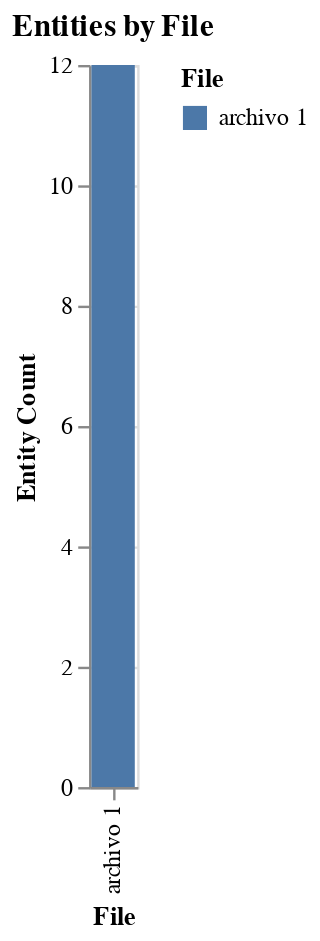

The notebook cell this image was saved under:
### Markdown cell above
### Entidades por archivo

### Code cell
# Group and count entities by file
file_entity_counts = df.groupby('archivo_origen')['text'].count().reset_index()
file_entity_counts.columns = ['archivo_origen', 'entity_count']

# Create a bar chart
chart = alt.Chart(file_entity_counts).mark_bar().encode(
    x=alt.X('archivo_origen:N', title='File'),
    y=alt.Y('entity_count:Q', title='Entity Count'),
    color=alt.Color('archivo_origen:N', title='File'),
    tooltip=['archivo_origen:N', 'entity_count:Q']
).properties(
    title='Entities by File'
).interactive()

chart

### Figure 1 — Vega-Lite specification as saved in the notebook (floating-point values rounded to 4 significant figures)
{"config": {"view": {"continuousWidth": 400, "continuousHeight": 300}}, "data": {"name": "data-d4fbcfadc87bb779593d2a8661988ef9"}, "mark": "bar", "encoding": {"color": {"field": "archivo_origen", "title": "File", "type": "nominal"}, "tooltip": [{"field": "archivo_origen", "type": "nominal"}, {"field": "entity_count", "type": "quantitative"}], "x": {"field": "archivo_origen", "title": "File", "type": "nominal"}, "y": {"field": "entity_count", "title": "Entity Count", "type": "quantitative"}}, "selection": {"selector002": {"type": "interval", "bind": "scales", "encodings": ["x", "y"]}}, "title": "Entities by File", "$schema": "https://vega.github.io/schema/vega-lite/v4.17.0.json", "datasets": {"data-d4fbcfadc87bb779593d2a8661988ef9": [{"archivo_origen": "archivo 1", "entity_count": 12}]}}
